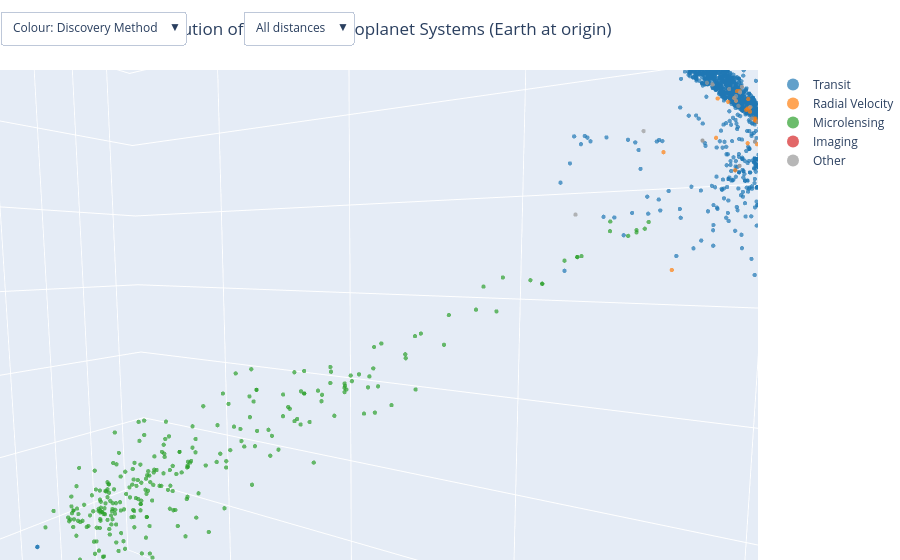

Write notebook code for a chart like this one.
### Code cell
# --- Colour toggle: Discovery Method <-> Discovery Facility ---------------
color_buttons = [
    dict(label="Colour: Discovery Method", method="update",
         args=[{"visible": [True] * n_method + [False] * n_facility}]),
    dict(label="Colour: Discovery Facility", method="update",
         args=[{"visible": [False] * n_method + [True] * n_facility}]),
]

# --- Distance filter: restyle every trace's x/y/z to the chosen cutoff ----
def filtered_xyz(sub, max_d):
    s = sub if np.isinf(max_d) else sub[sub["sy_dist"] <= max_d]
    return s["X"].tolist(), s["Y"].tolist(), s["Z"].tolist()

dist_buttons = []
for label, max_d in DIST_BINS.items():
    xs, ys, zs = [], [], []
    for info in all_traces_info:
        x, y, z = filtered_xyz(info["sub"], max_d)
        xs.append(x); ys.append(y); zs.append(z)
    dist_buttons.append(dict(
        label=label, method="restyle",
        args=[{"x": xs, "y": ys, "z": zs}, list(range(len(all_traces_info)))],
    ))

fig.update_layout(
    title="3D Spatial Distribution of Confirmed Exoplanet Systems (Earth at origin)",
    scene=dict(xaxis_title="X [pc]", yaxis_title="Y [pc]", zaxis_title="Z [pc]",
               aspectmode="data"),
    updatemenus=[
        dict(buttons=color_buttons, direction="down", showactive=True,
             x=0.0, xanchor="left", y=1.12, yanchor="top"),
        dict(buttons=dist_buttons, direction="down", showactive=True,
             x=0.32, xanchor="left", y=1.12, yanchor="top"),
    ],
    legend=dict(itemsizing="constant"),
    margin=dict(l=0, r=0, t=70, b=0),
    height=720,
)
fig.show()

### Figure 1 — Plotly figure (JSON) as saved in the notebook; plotly's stock layout.template omitted (floating-point values rounded to 4 significant figures; data arrays with more than 128 entries replaced by an {"elided": "..."} marker saying what was removed)
{"data": [{"hovertemplate": "%{text}<br>X=%{x:.0f} Y=%{y:.0f} Z=%{z:.0f} pc<extra>Transit</extra>", "marker": {"color": "#1f77b4", "opacity": 0.7, "size": 2.5}, "mode": "markers", "name": "Transit", "text": {"elided": "4673 str values"}, "type": "scatter3d", "visible": true, "x": {"elided": "4673 float values"}, "y": {"elided": "4673 float values"}, "z": {"elided": "4673 float values"}}, {"hovertemplate": "%{text}<br>X=%{x:.0f} Y=%{y:.0f} Z=%{z:.0f} pc<extra>Radial Velocity</extra>", "marker": {"color": "#ff7f0e", "opacity": 0.7, "size": 2.5}, "mode": "markers", "name": "Radial Velocity", "text": {"elided": "1199 str values"}, "type": "scatter3d", "visible": true, "x": {"elided": "1199 float values"}, "y": {"elided": "1199 float values"}, "z": {"elided": "1199 float values"}}, {"hovertemplate": "%{text}<br>X=%{x:.0f} Y=%{y:.0f} Z=%{z:.0f} pc<extra>Microlensing</extra>", "marker": {"color": "#2ca02c", "opacity": 0.7, "size": 2.5}, "mode": "markers", "name": "Microlensing", "text": {"elided": "281 str values"}, "type": "scatter3d", "visible": true, "x": {"elided": "281 float values"}, "y": {"elided": "281 float values"}, "z": {"elided": "281 float values"}}, {"hovertemplate": "%{text}<br>X=%{x:.0f} Y=%{y:.0f} Z=%{z:.0f} pc<extra>Imaging</extra>", "marker": {"color": "#d62728", "opacity": 0.7, "size": 2.5}, "mode": "markers", "name": "Imaging", "text": ["1RXS J160929.1-210524 b", "2M0437 b", "2MASS J01033563-5515561 AB b", "2MASS J01225093-2439505 b", "2MASS J02192210-3925225 b", "2MASS J0249-0557 c", "2MASS J03590986+2009361 b", "2MASS J04414489+2301513 b", "2MASS J11550485-7919108 b", "2MASS J12073346-3932539 b", "2MASS J21252752-8138278 b", "2MASS J22362452+4751425 b", "2MASS J22501512+2325342 b", "51 Eri b", "AB Aur b", "AB Pic b", "AF Lep b", "BD+60 1417 b", "CD-35 2722 b", "CFBDSIR J145829+101343 b", "CHXR 73 b", "COCONUTS-2 b", "CT Cha b", "CWISEP J193518.59-154620.3 b", "DH Tau b", "FU Tau b", "G 196-3 b", "GJ 504 b", "GJ 900 b", "GQ Lup b", "GSC 06214-00210 b", "GU Psc b", "HD 100546 b", "HD 106906 b", "HD 135344 A b", "HD 143811 AB b", "HD 169142 b", "HD 203030 b", "HD 206893 b", "HD 206893 c", "HD 284149 AB b", "HD 95086 b", "HIP 21152 b", "HIP 39017 b", "HIP 54515 b", "HIP 65426 b", "HIP 77900 b", "HIP 78530 b", "HIP 79098 AB b", "HIP 81208 C b", "HIP 99770 b", "HN Peg b", "HR 2562 b", "HR 8799 b", "HR 8799 c", "HR 8799 d", "HR 8799 e", "ITG 15 b", "KOINTREAU-1 b", "KOINTREAU-3 b", "KOINTREAU-4 b", "LP 261-75 b", "LkCa 15 b", "LkCa 15 c", "MWC 758 c", "Oph 11 b", "PDS 70 b", "PDS 70 c", "PZ Tel b", "ROXs 12 b", "ROXs 42 B b", "Ross 458 c", "SR 12 AB c", "TWA 7 b", "TYC 8998-760-1 b", "TYC 8998-760-1 c", "UCAC3 113-933 b", "UCAC4 328-061594 b", "USco CTIO 108 b", "USco1556 b", "USco1621 b", "VHS J125601.92-125723.9 b", "WD 0806-661 b", "WISEP J121756.91+162640.2 A b", "WISPIT 1 b", "WISPIT 1 c", "WISPIT 2 b", "WISPIT 2 c", "b Cen AB b", "bet Pic b", "bet Pic d", "kap And b"], "type": "scatter3d", "visible": true, "x": [-60.19, 40.44, 25.86, 28.75, 25.42, 48.45, 55.47, 37.11, -18.69, -49.56, 3.874, 43.61, 50.1, 10.46, 38.62, -2.218, 3.762, -22.06, -0.738, -16.18, -39.69, -1.148, -43.35, 5.61, 46.31, 49.39, -12.16, -16.33, 20.67, -66.36, -42.12, 43.2, -36.91, -57.47, -74.11, -57.48, 10.52, 26.87, 33.08, 33.08, 52.45, -30.19, 16.17, -32.83, -80.76, -63.2, -69.77, -62.48, -62.31, -43.3, 17.77, 14.55, -3.654, 37.46, 37.46, 37.46, 37.46, 42.04, 53.94, -50.36, -51.69, -23.23, 50.45, 50.45, 18.54, -51.34, -71.89, -71.89, 6.92, -48.97, -49.32, -10.85, -40.15, -26.69, -37.34, -37.34, 43.51, -32.28, -65.29, -65.08, -51.87, -12.01, -4.067, -9.657, -68.75, -68.75, 47.52, 47.52, -58.95, 0.688, 0.688, 35.65], "y": [-115.0, 107.3, 7.367, 10.87, 17.69, 44.38, 95.27, 104.4, 0.4015, -1.635, -3.096, -16.65, -15.74, 27.83, 134.2, 26.39, 26.01, -4.244, 18.14, -15.97, 9.441, 2.225, 10.78, -12.7, 111.4, 110.4, 6.717, -5.685, -2.263, -103.4, -92.33, 14.16, 4.3, -4.494, -85.12, -103.2, -98.03, -22.75, -22.03, -22.03, 97.25, 8.508, 40.07, 57.41, 18.19, -24.45, -114.4, -110.4, -118.1, -111.7, -26.72, -9.764, 16.48, -8.739, -8.739, -8.739, -8.739, 115.1, 136.0, -117.3, -119.5, 14.65, 137.3, 137.3, 143.0, -113.2, -45.0, -45.0, -29.33, -113.3, -120.9, -2.946, -93.82, 9.386, -14.56, -14.56, 4.018, 16.66, -120.1, -108.8, -113.2, -2.996, 6.578, -0.7579, 130.4, 130.4, -125.0, -125.0, -50.33, 12.39, 12.39, -3.054], "z": [-50.05, 58.03, -38.79, -14.12, -25.46, -6.859, 40.47, 47.11, -99.11, -40.95, -33.75, 51.59, 22.75, -1.284, 82.41, -42.47, -5.538, 38.94, -13.11, 4.102, -186.0, -10.59, -185.4, -3.922, 60.27, 56.52, 16.79, 2.871, 0.583, -88.11, -38.39, 13.95, -103.2, -85.39, -85.51, -68.59, -56.42, 17.35, -9.018, -9.018, 40.88, -80.32, 4.093, -5.01, -1.927, -85.21, -69.28, -51.19, -58.57, -86.14, 24.01, 4.62, -29.52, 14.87, 14.87, 14.87, 14.87, 59.85, 61.36, -58.77, -64.71, 19.93, 60.14, 60.14, 68.26, -55.57, -74.77, -74.77, -36.15, -58.71, -59.65, 2.467, -46.92, -18.85, -85.71, -85.71, -29.25, -16.52, -45.25, -60.96, -59.36, -2.847, -17.62, 2.859, -176.6, -176.6, -18.03, -18.03, -60.11, -15.36, -15.36, 34.95]}, {"hovertemplate": "%{text}<br>X=%{x:.0f} Y=%{y:.0f} Z=%{z:.0f} pc<extra>Other</extra>", "marker": {"color": "#999999", "opacity": 0.7, "size": 2.5}, "mode": "markers", "name": "Other", "text": ["2MASS J19383260+4603591 b", "AU Mic d", "DE CVn b", "DENIS-P J082303.1-491201 b", "DP Leo b", "GJ 896 A b", "Gaia-4 b", "Gaia-5 b", "HD 128717 b", "HD 97048 b", "HIP 66074 b", "HU Aqr AB b", "HU Aqr AB c", "KIC 10001893 b", "KIC 10001893 c", "KIC 10001893 d", "KIC 10068024 b", "KIC 5479689 b", "KIC 7917485 b", "KIC 8121913 b", "KOI-134 c", "KOI-142 c", "KOI-319 c", "KOI-55 b", "KOI-55 c", "KOI-884 e", "KOI-984 c", "Kepler-122 f", "Kepler-138 e", "Kepler-139 f", "Kepler-1513 c", "Kepler-160 d", "Kepler-1660 AB b", "Kepler-19 c", "Kepler-1976 b", "Kepler-338 e", "Kepler-37 e", "Kepler-411 e", "Kepler-414 b", "Kepler-414 c", "Kepler-415 b", "Kepler-415 c", "Kepler-416 b", "Kepler-416 c", "Kepler-417 b", "Kepler-417 c", "Kepler-419 c", "Kepler-448 c", "Kepler-451 c", "Kepler-451 d", "Kepler-46 c", "Kepler-51 e", "Kepler-539 c", "Kepler-725 c", "Kepler-76 b", "Kepler-82 f", "NN Ser c", "NN Ser d", "NSVS 14256825 b", "NY Vir b", "NY Vir c", "PSR B0329+54 b", "PSR B1257+12 b", "PSR B1257+12 c", "PSR B1257+12 d", "PSR J1719-1438 b", "PSR J2322-2650 b", "RR Cae b", "TOI-1232 c", "TOI-1266 d", "TOI-1408 c", "TOI-199 c", "TOI-201 c", "TOI-2015 c", "TOI-2202 c", "TOI-4504 d", "TOI-4562 c", "TOI-5624 f", "UZ For b", "UZ For c", "V0391 Peg b", "WASP-126 c"], "type": "scatter3d", "visible": true, "x": [114.6, 5.479, -19.86, -7.931, -285.7, 5.841, -54.41, 16.25, -30.66, -38.3, -8.43, 139.9, 139.9, 341.1, 341.1, 341.1, 158.8, 169.1, 491.9, 246.8, 351.7, 103.1, 160.9, 411.9, 411.9, 155.1, 72.63, 283.7, 16.95, 60.48, 91.53, 209.6, 318.5, 60.21, 327.2, 94.01, 11.07, 30.17, 129.1, 129.1, 167.2, 167.2, 196.6, 196.6, 288.8, 288.8, 272.1, 138.9, 114.6, 114.6, 188.7, 224.9, 111.4, 130.0, 259.8, 257.2, -264.7, -264.7, 469.3, -493.9, -493.9, 175.1, -565.4, -565.4, -565.4, -205.8, 202.5, 5.856, -69.11, -14.02, 28.75, 8.814, 2.966, -25.81, 40.83, -66.45, -56.75, -66.52, 127.3, 127.3, 937.2, 34.42], "y": [-250.0, -6.239, -7.911, 11.01, 53.91, -0.7203, -30.79, -25.97, -24.9, 8.834, -3.607, -130.5, -130.5, -1089.0, -1089.0, -1089.0, -465.2, -301.0, -871.7, -445.8, -734.6, -266.6, -439.3, -831.3, -831.3, -459.6, -188.7, -734.8, -45.62, -275.2, -254.4, -654.0, -849.6, -161.7, -803.0, -407.9, -44.21, -95.08, -243.2, -243.2, -379.1, -379.1, -497.7, -497.7, -654.0, -654.0, -572.6, -267.4, -250.0, -250.0, -539.9, -451.6, -199.9, -522.1, -578.3, -609.7, -427.5, -427.5, -670.2, -227.2, -227.2, 234.5, -151.6, -151.6, -151.6, -1143.0, -33.36, 12.72, 138.6, -4.555, -30.28, 50.53, 65.37, -33.19, 50.83, 146.0, 140.4, -0.9803, 174.3, 174.3, -518.4, 68.65], "z": [285.4, -5.057, 21.79, -15.72, 94.27, 2.135, 38.61, 27.52, 62.15, -179.6, 34.24, -17.74, -17.74, 1223.0, 1223.0, 1223.0, 527.6, 296.3, 954.2, 490.5, 824.9, 245.6, 465.8, 809.1, 809.1, 453.0, 151.5, 659.7, 45.85, 271.1, 221.1, 637.5, 767.7, 134.1, 988.0, 361.1, 44.82, 116.9, 308.4, 308.4, 331.2, 331.2, 436.9, 436.9, 661.5, 661.5, 788.0, 262.1, 285.4, 285.4, 526.0, 599.9, 205.1, 534.6, 524.8, 616.4, 115.3, 115.3, 66.3, -19.27, -19.27, 411.5, 131.7, 131.7, 131.7, -303.2, -103.9, -15.91, -289.8, 32.86, 133.1, -88.47, -93.14, 21.76, -226.7, -302.7, -304.0, 77.21, -104.1, -104.1, 532.1, -202.4]}, {"hovertemplate": "%{text}<br>X=%{x:.0f} Y=%{y:.0f} Z=%{z:.0f} pc<extra>Kepler</extra>", "marker": {"color": "#1f77b4", "opacity": 0.7, "size": 2.5}, "mode": "markers", "name": "Kepler", "text": {"elided": "2775 str values"}, "type": "scatter3d", "visible": false, "x": {"elided": "2775 float values"}, "y": {"elided": "2775 float values"}, "z": {"elided": "2775 float values"}}, {"hovertemplate": "%{text}<br>X=%{x:.0f} Y=%{y:.0f} Z=%{z:.0f} pc<extra>Transiting Exoplanet Survey Satellite (TESS)</extra>", "marker": {"color": "#ff7f0e", "opacity": 0.7, "size": 2.5}, "mode": "markers", "name": "Transiting Exoplanet Survey Satellite (TESS)", "text": {"elided": "927 str values"}, "type": "scatter3d", "visible": false, "x": {"elided": "927 float values"}, "y": {"elided": "927 float values"}, "z": {"elided": "927 float values"}}, {"hovertemplate": "%{text}<br>X=%{x:.0f} Y=%{y:.0f} Z=%{z:.0f} pc<extra>K2</extra>", "marker": {"color": "#2ca02c", "opacity": 0.7, "size": 2.5}, "mode": "markers", "name": "K2", "text": {"elided": "549 str values"}, "type": "scatter3d", "visible": false, "x": {"elided": "549 float values"}, "y": {"elided": "549 float values"}, "z": {"elided": "549 float values"}}, {"hovertemplate": "%{text}<br>X=%{x:.0f} Y=%{y:.0f} Z=%{z:.0f} pc<extra>Multiple Observatories</extra>", "marker": {"color": "#d62728", "opacity": 0.7, "size": 2.5}, "mode": "markers", "name": "Multiple Observatories", "text": {"elided": "352 str values"}, "type": "scatter3d", "visible": false, "x": {"elided": "352 float values"}, "y": {"elided": "352 float values"}, "z": {"elided": "352 float values"}}, {"hovertemplate": "%{text}<br>X=%{x:.0f} Y=%{y:.0f} Z=%{z:.0f} pc<extra>La Silla Observatory</extra>", "marker": {"color": "#9467bd", "opacity": 0.7, "size": 2.5}, "mode": "markers", "name": "La Silla Observatory", "text": {"elided": "310 str values"}, "type": "scatter3d", "visible": false, "x": {"elided": "310 float values"}, "y": {"elided": "310 float values"}, "z": {"elided": "310 float values"}}, {"hovertemplate": "%{text}<br>X=%{x:.0f} Y=%{y:.0f} Z=%{z:.0f} pc<extra>W. M. Keck Observatory</extra>", "marker": {"color": "#8c564b", "opacity": 0.7, "size": 2.5}, "mode": "markers", "name": "W. M. Keck Observatory", "text": {"elided": "193 str values"}, "type": "scatter3d", "visible": false, "x": {"elided": "193 float values"}, "y": {"elided": "193 float values"}, "z": {"elided": "193 float values"}}, {"hovertemplate": "%{text}<br>X=%{x:.0f} Y=%{y:.0f} Z=%{z:.0f} pc<extra>Other</extra>", "marker": {"color": "#e377c2", "opacity": 0.7, "size": 2.5}, "mode": "markers", "name": "Other", "text": {"elided": "1221 str values"}, "type": "scatter3d", "visible": false, "x": {"elided": "1221 float values"}, "y": {"elided": "1221 float values"}, "z": {"elided": "1221 float values"}}], "layout": {"autosize": true, "legend": {"itemsizing": "constant"}, "margin": {"b": 0, "l": 0, "r": 0, "t": 70}, "scene": {"aspectmode": "data", "aspectratio": {"x": 0.4974, "y": 1.615, "z": 1.245}, "camera": {"center": {"x": 0, "y": 0, "z": 0}, "eye": {"x": 0.6757, "y": 0.3945, "z": 0.07864}, "projection": {"type": "perspective"}, "up": {"x": 0.001629, "y": -0.001626, "z": 1.0}}, "xaxis": {"title": {"text": "X [pc]"}, "type": "linear"}, "yaxis": {"title": {"text": "Y [pc]"}, "type": "linear"}, "zaxis": {"title": {"text": "Z [pc]"}, "type": "linear"}}, "title": {"text": "3D Spatial Distribution of Confirmed Exoplanet Systems (Earth at origin)"}, "updatemenus": [{"buttons": [{"args": [{"visible": [true, true, true, true, true, false, false, false, false, false, false, false]}], "label": "Colour: Discovery Method", "method": "update"}, {"args": [{"visible": [false, false, false, false, false, true, true, true, true, true, true, true]}], "label": "Colour: Discovery Facility", "method": "update"}], "direction": "down", "showactive": true, "x": 0, "xanchor": "left", "y": 1.12, "yanchor": "top"}, {"buttons": [{"args": [{"x": {"elided": "12 rows, 12654 float values in total"}, "y": {"elided": "12 rows, 12654 float values in total"}, "z": {"elided": "12 rows, 12654 float values in total"}}, [0, 1, 2, 3, 4, 5, 6, 7, 8, 9, 10, 11]], "label": "All distances", "method": "restyle"}, {"args": [{"x": {"elided": "12 rows, 4672 float values in total"}, "y": {"elided": "12 rows, 4672 float values in total"}, "z": {"elided": "12 rows, 4672 float values in total"}}, [0, 1, 2, 3, 4, 5, 6, 7, 8, 9, 10, 11]], "label": "< 200 pc", "method": "restyle"}, {"args": [{"x": {"elided": "12 rows, 7472 float values in total"}, "y": {"elided": "12 rows, 7472 float values in total"}, "z": {"elided": "12 rows, 7472 float values in total"}}, [0, 1, 2, 3, 4, 5, 6, 7, 8, 9, 10, 11]], "label": "< 500 pc", "method": "restyle"}, {"args": [{"x": {"elided": "12 rows, 10428 float values in total"}, "y": {"elided": "12 rows, 10428 float values in total"}, "z": {"elided": "12 rows, 10428 float values in total"}}, [0, 1, 2, 3, 4, 5, 6, 7, 8, 9, 10, 11]], "label": "< 1000 pc", "method": "restyle"}, {"args": [{"x": {"elided": "12 rows, 12004 float values in total"}, "y": {"elided": "12 rows, 12004 float values in total"}, "z": {"elided": "12 rows, 12004 float values in total"}}, [0, 1, 2, 3, 4, 5, 6, 7, 8, 9, 10, 11]], "label": "< 2000 pc", "method": "restyle"}], "direction": "down", "showactive": true, "x": 0.32, "xanchor": "left", "y": 1.12, "yanchor": "top"}]}}
